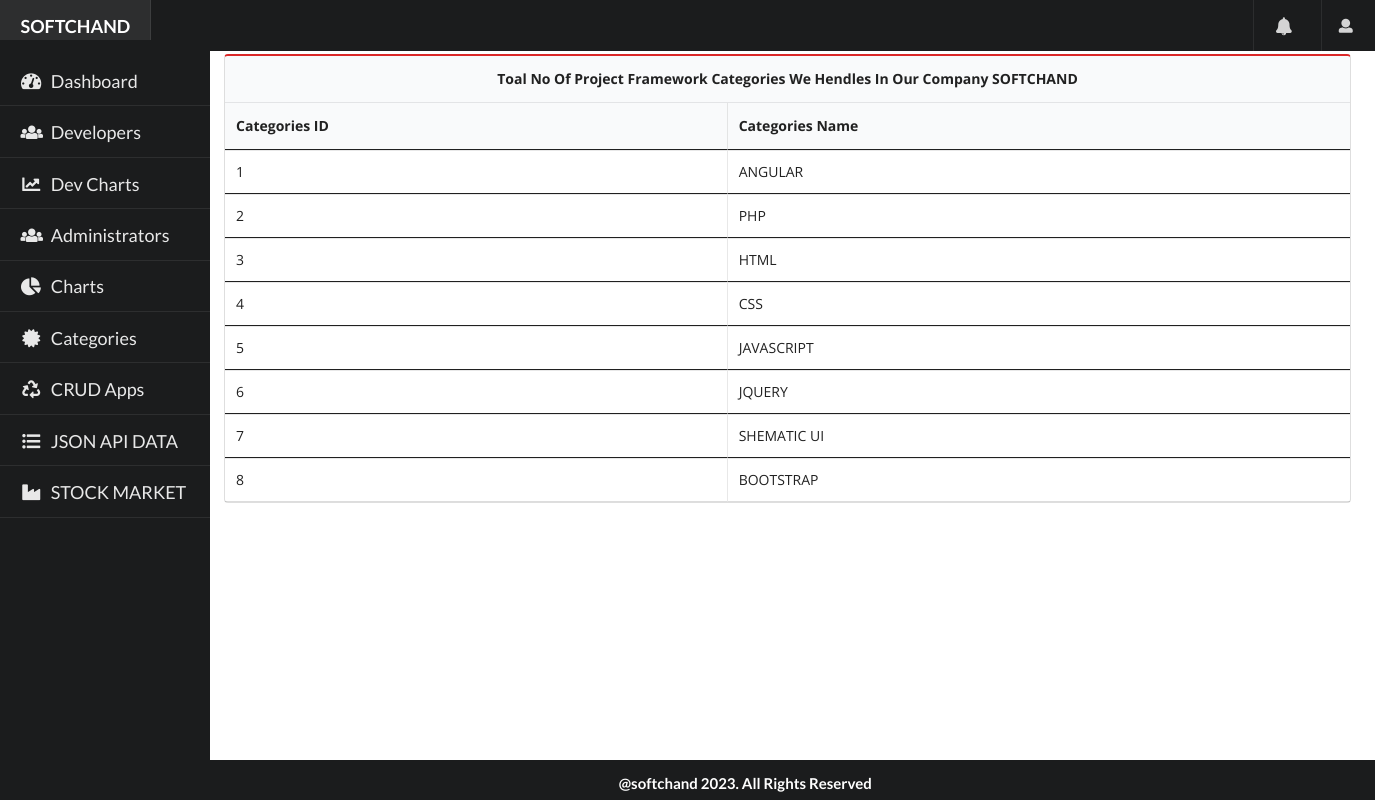
The app's page /category.php with its own data.
### tables this page shows
CREATE TABLE `category` (
  `id` int(11) NOT NULL,
  `name` varchar(22) NOT NULL
);

### category.php (the view)
<?php
 include 'partials/header.php';
 include 'partials/footer.php';
 include 'partials/sidebar.php';
 include 'partials/connection.php';
 $sql = "SELECT * FROM `category`";
 $result = mysqli_query($con, $sql);
 ?>
<div class="ui pusher">
      <div class="ui main-content">
        <div class="ui grid stackable padded container">
          <div class="ui column">
            <table class="ui celled red table">
              <thead>
                <tr class="ui celled red">
                  <th colspan="5" class="ui celled red center aligned">
                  Toal No Of Project Framework Categories We Hendles In Our Company SOFTCHAND
                  </th>
                </tr>
                <tr>
                <th>Categories ID</th>
                <th>Categories Name</th>
                </tr>
              </thead>
              <tbody>
              <?php while ($value = mysqli_fetch_array($result)){
                echo "<tbody class='ui'><tr>
                <td>".$value['id']." </td>
                <td>".$value['name']."</td>
            </tr></tbody>";
            }
            ?>
              </tbody>
            </table>
          </div>
        </div>
      </div>
    </div>

### css/style.css (style rules this page uses)
:root { --tablet: 768px; --smallMonitor: 992px; --largeMonitor: 1200px; --font-family: 'Open Sans', sans-serif; }
.main-content { margin-top: 40px; }
@media (min-width: 768px) { .main-content { margin-left: 15rem; } }

### css/main.css (style rules this page uses)
.ui .main-content { position: absolute; }

### records on screen
category: id "1", name "ANGULAR"
category: id "2", name "PHP"
category: id "3", name "HTML"
category: id "4", name "CSS"
category: id "5", name "JAVASCRIPT"
category: id "6", name "JQUERY"
category: id "7", name "SHEMATIC UI"
category: id "8", name "BOOTSTRAP"
